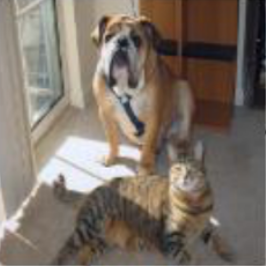
#> input picture lesson08_advanced_ai_medical_imaging/test.png, 266 x 266 px, found by its file name
$ jupyter execute 04_OpevCV.ipynb   (older library calls are emulated)
#> lines starting #> are read from the running program, lines starting #| are printed output that depends on the picture; after the words box and inside, x2 and y2 are one past the last pixel; in counts of white or black regions, pixels touching at a corner belong together
[cell 1]
import cv2
import matplotlib.pyplot as plt
import numpy as np

[cell 2]
# read image
img = cv2.imread('test.png')
#> img is the input picture: shape (266, 266, 3); mean B, G, R 102, 112.1, 123.5

# BGR -> RGB
img = cv2.cvtColor(img, cv2.COLOR_BGR2RGB)
# img = img[:, :, ::-1]

img.shape
#> Out = (266, 266, 3)

[cell 3]
plt.imshow(img)

[cell 4]
# RGB -> Gray scale
img_gray = cv2.cvtColor(img, cv2.COLOR_RGB2GRAY)
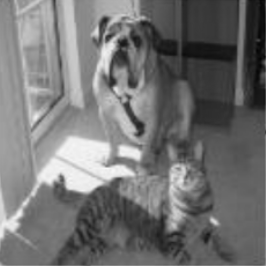
#> img_gray: shape (266, 266); min 4, max 247, mean 114.4
img_gray.shape
#> Out = (266, 266)

[cell 5]
plt.imshow(img_gray, cmap='gray')

[cell 6]
# Binary Thresholding
# 0~255
# <127 -> 0
# >127 -> 255
ret, img_th = cv2.threshold(img_gray, 127, 255, cv2.THRESH_BINARY)
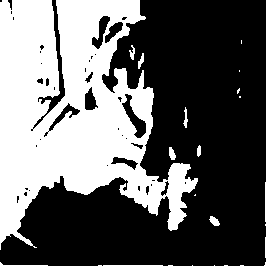
#> img_th: shape (266, 266); 38.9% white; 24 white regions (13 under 20 px), largest, box (x1, y1, x2, y2) and area: (0, 0, 198, 250) 26945, (209, 216, 220, 226) 68, (169, 147, 176, 160) 64
plt.imshow(img_th, cmap='gray')

[cell 7]
# Blur
kernel_size = 31
img_blurred = cv2.GaussianBlur(img_gray, (kernel_size, kernel_size), 0)
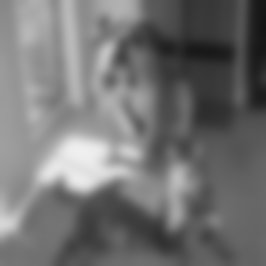
#> img_blurred: shape (266, 266); min 19, max 239, mean 114.2
plt.imshow(img_blurred, cmap='gray')

[cell 8]
# Sharpening
kernel = np.array([[-1,-1,-1],
                   [-1, 9,-1],
                   [-1,-1,-1]])
# 卷積
img_sharpened = cv2.filter2D(img_gray, -1, kernel)
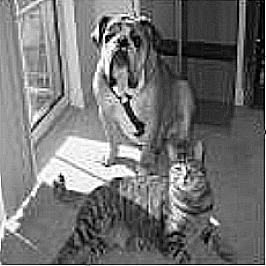
#> img_sharpened: shape (266, 266); min 0, max 255, mean 114.7
plt.imshow(img_sharpened, cmap='gray')

[cell 9]
# Edge Detection - Sobel
sobelX = cv2.Sobel(img_gray, cv2.CV_64F, 1, 0)
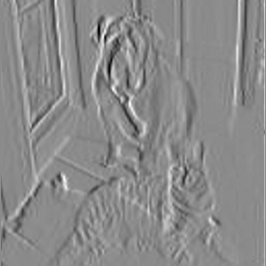
#> sobelX: shape (266, 266) float64; min -438, max 363, mean -2.3; drawn with min black and max white
sobelY = cv2.Sobel(img_gray, cv2.CV_64F, 0, 1)
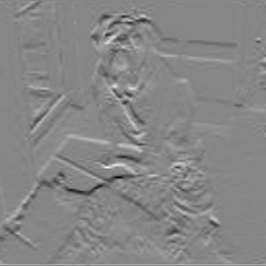
#> sobelY: shape (266, 266) float64; min -470, max 420, mean 0; drawn with min black and max white

# absolute value
sobelX = np.uint8(np.absolute(sobelX))
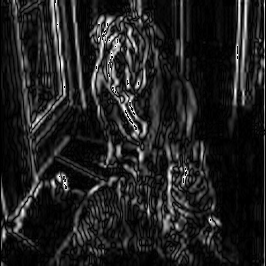
#> sobelX: shape (266, 266); min 0, max 255, mean 32.9
sobelY = np.uint8(np.absolute(sobelY))
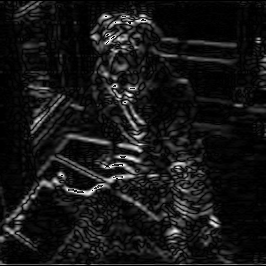
#> sobelY: shape (266, 266); min 0, max 255, mean 22.4

sobel_com = cv2.bitwise_or(sobelX, sobelY)
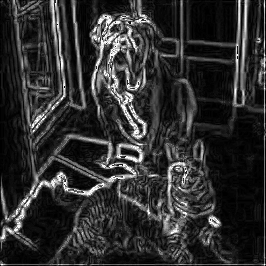
#> sobel_com: shape (266, 266); min 0, max 255, mean 47.1

plt.imshow(sobelX, cmap='gray')
plt.show()
plt.imshow(sobelY, cmap='gray')
plt.show()
plt.imshow(sobel_com, cmap='gray')
plt.show()

[cell 10]
# Edge Detection - Canny
img_canny = cv2.Canny(img_gray, 30, 130)
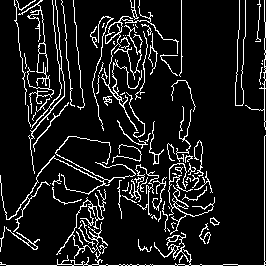
#> img_canny: shape (266, 266); 10.3% white in thin lines or dots
plt.imshow(img_canny, cmap='gray')
